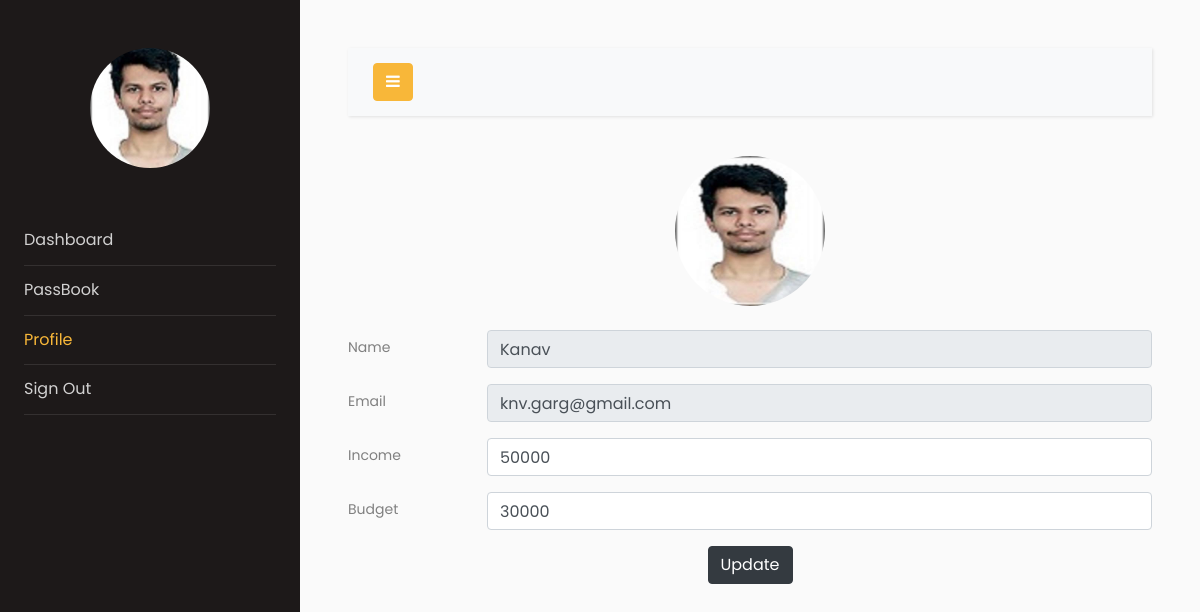
Screenshot of /profile (signed in) with the database file from the repository.
### models.py (models this page shows, shortened)
class Users(db.Model, UserMixin):
    __tablename__ = "users"
    id = db.Column(db.Integer, primary_key=True)
    email = db.Column(db.String(64), unique=True, index=True)
    name = db.Column(db.String(64))
    pasword_hash = db.Column(db.String(128))
    income = db.Column(db.Integer)
    budget = db.Column(db.Integer)
    profile_image = db.Column(db.String(128), nullable=False, default='default_profile.png')
    trans = db.relationship('Transactions', backref='User', lazy='dynamic')

### app.py (the view)
@app.route("/profile", methods=["GET", "POST"])
@login_required
def profile():
    form = profiles()
    if form.validate_on_submit():
        print("in if")
        if form.image.data:
            print("image added")
            username = current_user.id
            image_data = current_user.profile_image
            print(image_data)
            current_user.profile_image = "default_profile.jpeg"
            db.session.commit()
            pic = add_profile_pic(form.image.data, username, image_data)
            current_user.profile_image = pic
        current_user.budget = form.budget.data
        current_user.income = form.income.data
        db.session.commit()
        print("User Account Updated")
        return redirect(url_for("profile"))
    elif request.method == "GET":
        form.name.data = current_user.name
        form.email.data = current_user.email
        form.budget.data = current_user.budget
        form.income.data = current_user.income
        form.image.data = current_user.profile_image
    profile_image = url_for(
        "static", filename="profile_pics/" + current_user.profile_image
    )
    return render_template("profile.html", proForm=form, profile_image=profile_image)

### forms.py
class profiles(FlaskForm):
    name = StringField('Name')
    email = StringField('Email')
    image = FileField('Update Image', validators=[
                      FileAllowed(['jpg', 'png', 'jpeg'])])
    budget = IntegerField('Monthly Budget', validators=[DataRequired()])
    income = IntegerField('Monthly Income', validators=[DataRequired()])
    submit = SubmitField('Update')

### models.py (called while the page is built)
@login_manager.user_loader
def load_user(user_id):
    return Users.query.get(user_id)

### templates/profile.html (shortened to what this page needs)
<!doctype html>
<html lang="en">
<head>
    <link rel="stylesheet" href="https://stackpath.bootstrapcdn.com/font-awesome/4.7.0/css/font-awesome.min.css">
    <link rel="stylesheet" href="{{ url_for('static', filename='css1/style.css') }}">
</head>
<body>
    <div class="wrapper d-flex align-items-stretch">
        <nav id="sidebar">
            <div class="p-4 pt-5">
                <a href="#" class="img logo rounded-circle mb-5" style="background-image: url({{url_for('static',filename='profile_pics/'+current_user.profile_image)}});"></a>
                <ul class="list-unstyled components mb-5">
                    <li>
                        <a href="{{url_for('dashboard')}}">Dashboard</a>
                    </li>
                    <li >
                        <a href="{{url_for('passbook')}}">PassBook</a>
                    </li>
                    <li class="active">
                        <a href="{{url_for('profile')}}">Profile</a>
                    </li>
                    <li>
                        <a href="{{url_for('logout')}}">Sign Out</a>
                    </li>
                </ul>
            </div>
        </nav>
        <div id="content" class="p-4 p-md-5">
            <nav class="navbar navbar-expand-lg navbar-light bg-light">
                <div class="container-fluid">
                    <button type="button" id="sidebarCollapse" class="btn btn-primary">
                        <i class="fa fa-bars"></i>
                    </button>
                </div>
            </nav>
            <form method="POST" enctype="multipart/form-data">
                <div class="form-group row" >
                    <div  style="margin: 0 auto 0" >
                        <label for="file-input">
                           <img class="rounded-circle" height="150px" width="150px" src="{{url_for('static',filename='profile_pics/'+current_user.profile_image)}}" />
                        </label>
                    </div>
                </div>
                <div class="form-group row">
                    <label for="staticEmail" class="col-sm-2 col-form-label">Name</label>
                    <div class="col-sm-10">
                        {{proForm.name(class='form-control',disabled=True)}}
                    </div>
                </div>
                <div class="form-group row">
                    <label for="staticEmail" class="col-sm-2 col-form-label">Email</label>
                    <div class="col-sm-10">
                        {{proForm.email(class="form-control", disabled=True)}}
                    </div>
                </div>
                <div class="form-group row">
                    <label for="inputPassword" class="col-sm-2 col-form-label">Income</label>
                    <div class="col-sm-10">
                        {{proForm.income(class='form-control')}}
                    </div>
                </div>
                <div class="form-group row">
                    <label for="inputPassword" class="col-sm-2 col-form-label">Budget</label>
                    <div class="col-sm-10">
                        {{proForm.budget(class='form-control')}}
                    </div>
                </div>
                <div class="form-group row">
                    <div style="margin:0 auto 0">
                        {{proForm.submit(class='btn btn-dark')}}
                    </div>
                </div>
            </form>
        </div>
    </div>
</body>
</html>

### rows the page displays
Users: profile_image (picture), name "Kanav", email "knv.garg@gmail.com", income "50000", budget "30000"
